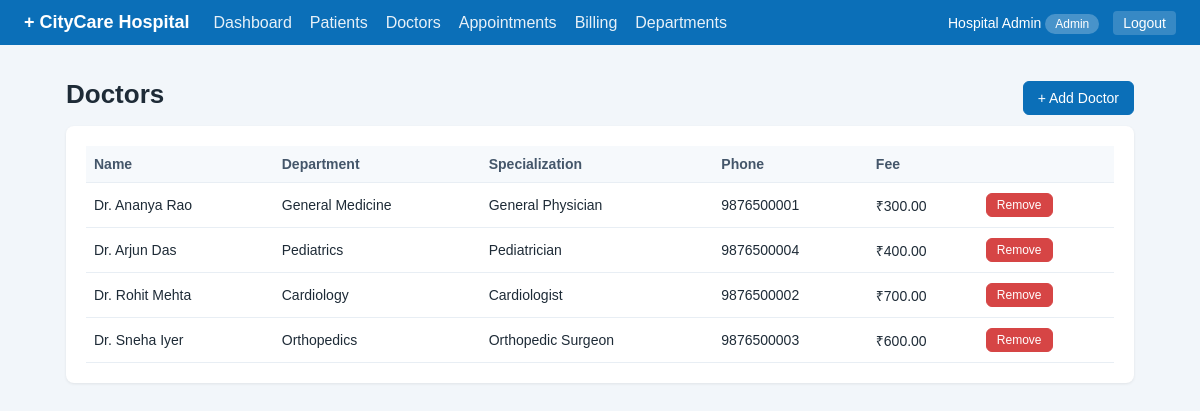
/doctors (signed in), run on the app's committed database.
### tables this page shows
CREATE TABLE doctors (
    id             INTEGER PRIMARY KEY AUTOINCREMENT,
    name           TEXT NOT NULL,
    department_id  INTEGER NOT NULL,
    specialization TEXT,
    phone          TEXT,
    email          TEXT,
    fee            REAL NOT NULL DEFAULT 0,
    FOREIGN KEY (department_id) REFERENCES departments(id) ON DELETE RESTRICT
);

CREATE TABLE departments (
    id   INTEGER PRIMARY KEY AUTOINCREMENT,
    name TEXT NOT NULL UNIQUE
);

### app.py (the view)
@app.route("/doctors")
@login_required()
def doctors():
    rows = query("SELECT d.*, dep.name AS department FROM doctors d "
                 "JOIN departments dep ON dep.id = d.department_id ORDER BY d.name")
    return render_template("doctors.html", doctors=rows)

### app.py (called while the page is built)
def get_db():
    if "db" not in g:
        g.db = sqlite3.connect(DATABASE)
        g.db.row_factory = sqlite3.Row
        g.db.execute("PRAGMA foreign_keys = ON")
    return g.db

def query(sql, args=(), one=False):
    rows = get_db().execute(sql, args).fetchall()
    if one:
        return rows[0] if rows else None
    return rows

def login_required(*roles):
    def decorator(f):
        @wraps(f)
        def wrapper(*args, **kwargs):
            if "user_id" not in session:
                return redirect(url_for("login"))
            if roles and session.get("role") not in roles:
                flash("You do not have permission to open that page.", "error")
                return redirect(url_for("dashboard"))
            return f(*args, **kwargs)
        return wrapper
    return decorator

@app.template_filter("money")
def money(value):
    return f"₹{float(value):,.2f}"

@app.context_processor
def inject_today():
    return {"today": str(date.today())}

### templates/doctors.html (shortened to what this page needs)
{% extends "base.html" %}
{% block content %}
<div class="row-between">
  <h1>Doctors</h1>
  {% if session.role == 'admin' %}<a class="btn primary" href="{{ url_for('doctor_add') }}">+ Add Doctor</a>{% endif %}
</div>
<div class="card">
<table>
  <tr><th>Name</th><th>Department</th><th>Specialization</th><th>Phone</th><th>Fee</th>{% if session.role == 'admin' %}<th></th>{% endif %}</tr>
  {% for d in doctors %}
  <tr><td>{{ d.name }}</td><td>{{ d.department }}</td><td>{{ d.specialization }}</td>
      <td>{{ d.phone }}</td><td>{{ d.fee|money }}</td>
      {% if session.role == 'admin' %}<td>
        <form method="post" action="{{ url_for('doctor_delete', doctor_id=d.id) }}" class="inline"
              onsubmit="return confirm('Remove this doctor?');"><button class="btn small danger">Remove</button></form></td>{% endif %}
  </tr>
  {% endfor %}
</table>
</div>
{% endblock %}

### static/style.css (style rules this page uses)
* { box-sizing: border-box; }
body { margin: 0; font-family: Arial, Helvetica, sans-serif; background: #f2f6fa; color: #1e2b37; }
a { color: #0b6fb8; text-decoration: none; }
h1 { font-size: 26px; margin: 10px 0 16px; }
.card { background: #fff; border-radius: 8px; padding: 20px; margin-bottom: 20px; box-shadow: 0 1px 3px rgba(0,0,0,.08); }
.row-between { display: flex; justify-content: space-between; align-items: center; flex-wrap: wrap; gap: 10px; }
table { width: 100%; border-collapse: collapse; font-size: 14px; }
th, td { text-align: left; padding: 10px 8px; border-bottom: 1px solid #e8eef4; }
th { background: #f6f9fc; color: #44566a; }
.btn { display: inline-block; border: 1px solid #c5d2de; background: #fff; color: #1e2b37; padding: 8px 14px; border-radius: 6px; cursor: pointer; font-size: 14px; }
.btn.primary { background: #0b6fb8; border-color: #0b6fb8; color: #fff; }
.btn.danger { background: #d64545; border-color: #d64545; color: #fff; }
.btn.small { padding: 4px 10px; font-size: 12px; }
form.inline { display: inline; }

### data on the page
doctors: name "Dr. Ananya Rao", department "General Medicine", specialization "General Physician", phone "9876500001", fee "₹300.00"
doctors: name "Dr. Arjun Das", department "Pediatrics", specialization "Pediatrician", phone "9876500004", fee "₹400.00"
doctors: name "Dr. Rohit Mehta", department "Cardiology", specialization "Cardiologist", phone "9876500002", fee "₹700.00"
doctors: name "Dr. Sneha Iyer", department "Orthopedics", specialization "Orthopedic Surgeon", phone "9876500003", fee "₹600.00"

### other printed values
{{ session.name }} "Hospital Admin"
{{ session.role }} "Admin"
